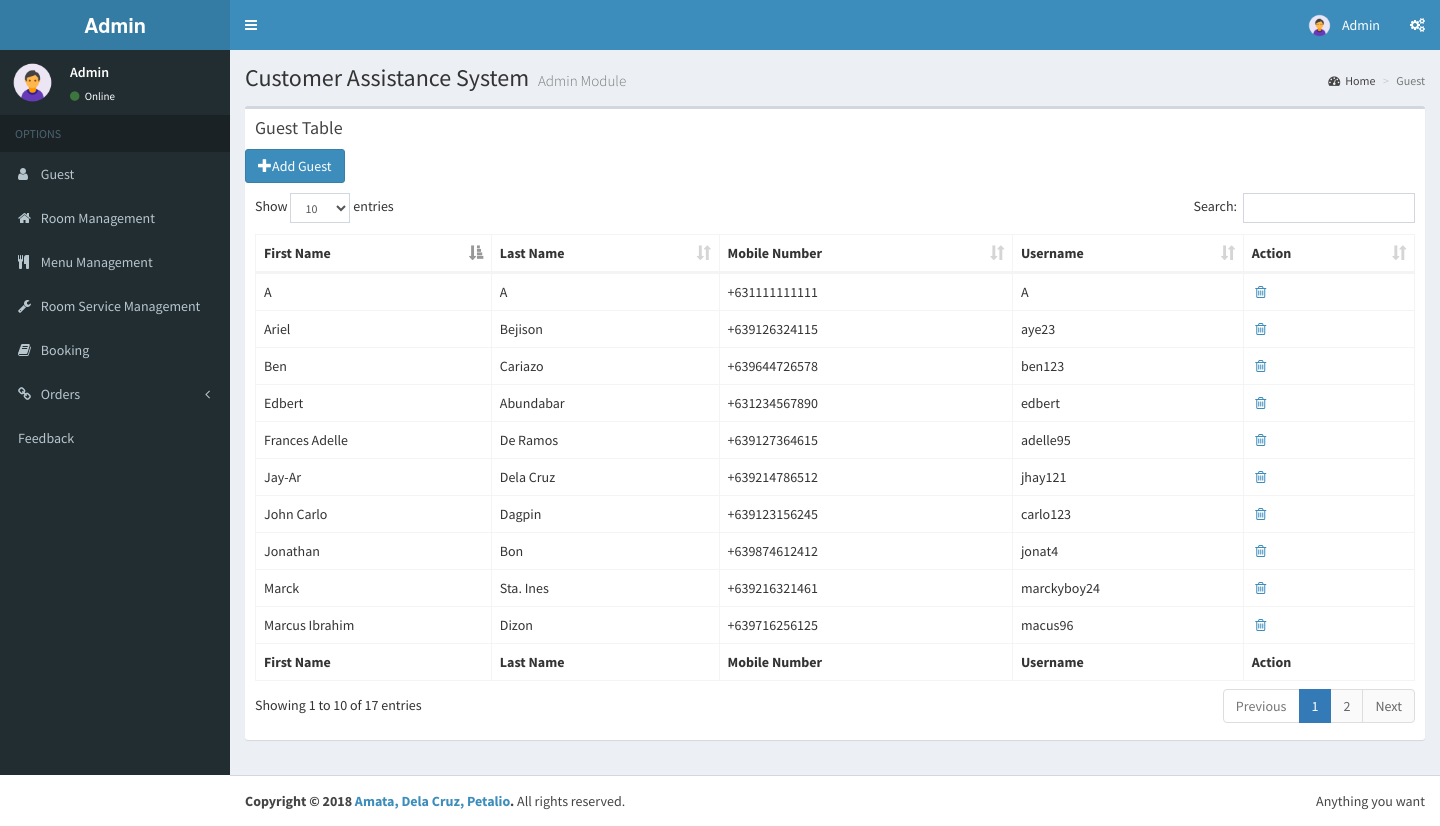
The app's page /guest.php (signed in) with its own data.
### tables this page shows
CREATE TABLE `guest` (
  `guest_id` int(11) NOT NULL,
  `first_name` varchar(255) NOT NULL,
  `last_name` varchar(255) NOT NULL,
  `g_mobile_num` varchar(255) NOT NULL,
  `username` varchar(16) NOT NULL,
  `password` varchar(16) NOT NULL
);

### guest.php (the view, shortened to what this page needs)
<?php
include 'backend/PHPtoMySQL.php';
?>
<!DOCTYPE html>
<html>
<head>
  <link rel="stylesheet" href="assets/css/bootstrap.min.css">
  <link rel="stylesheet" href="https://cdnjs.cloudflare.com/ajax/libs/font-awesome/4.5.0/css/font-awesome.min.css">
  <link rel="stylesheet" href="https://cdnjs.cloudflare.com/ajax/libs/ionicons/2.0.1/css/ionicons.min.css">
  <link rel="stylesheet" href="assets/dist/css/AdminLTE.min.css">
  <link rel="stylesheet" href="assets/dist/css/skins/skin-blue.min.css">
  <link href="https://gitcdn.github.io/bootstrap-toggle/2.2.2/css/bootstrap-toggle.min.css" rel="stylesheet">
      <link rel="stylesheet" href="assets/plugins/datatables/dataTables.bootstrap.css">
</head>
<body class="hold-transition skin-blue sidebar-mini" data-spy="scroll" data-target=".navbar" data-offset="50">
<div class="wrapper">
  <header class="main-header">
    <a href="home.php" class="logo">
      <span class="logo-lg"><b>Admin</b> </span>
    </a>
    <nav class="navbar navbar-static-top" role="navigation">
      <a href="#" class="sidebar-toggle" data-toggle="offcanvas" role="button">
      </a>
      <div class="navbar-custom-menu">
        <ul class="nav navbar-nav">
          <li class="dropdown user user-menu">
            <a href="#" class="dropdown-toggle" data-toggle="dropdown">
              <img src="assets/dist/img/admin.png" class="user-image" alt="User Image">
              <span class="hidden-xs">Admin</span>
            </a>
          </li>
          <li>
            <a href="#" data-toggle="control-sidebar"><i class="fa fa-gears"></i></a>
          </li>
        </ul>
      </div>
    </nav>
  </header>
  <aside class="main-sidebar">
    <section class="sidebar">
      <div class="user-panel">
        <div class="pull-left image">
          <img src="assets/dist/img/admin.png" class="img-circle" alt="User Image">
        </div>
        <div class="pull-left info">
          <p>Admin</p>
          <a href="#"><i class="fa fa-circle text-success"></i> Online</a>
        </div>
      </div>
      <ul class="sidebar-menu">
        <li class="header">OPTIONS</li>
        <li><a href="guest.php"><i class="fa fa fa-user"></i> <span>Guest</span></a></li>
        <li><a href="room.php"><i class="fa fa-home"></i> <span>Room Management</span></a></li>
        <li><a href="menu.php"><i class="fa fa fa-cutlery"></i> <span>Menu Management</span></a></li>
        <li><a href="room_service.php"><i class="fa fa fa-wrench"></i> <span>Room Service Management</span></a></li>
        <li><a href="booking.php"><i class="fa fa fa-book"></i> <span>Booking</span></a></li>
        <li class="treeview">
          <a href="#"><i class="fa fa-link"></i> <span>Orders</span>
            <span class="pull-right-container">
              <i class="fa fa-angle-left pull-right"></i>
            </span>
          </a>
        </li>
        <li><a href="feedback.php"><i class="ion ion-stats-bars"></i> <span>Feedback</span></a></li>
      </ul>
     </section>
  </aside>
  <div class="content-wrapper">
    <section class="content-header">
      <h1>
        Customer Assistance System
        <small>Admin Module</small>
      </h1>
      <ol class="breadcrumb">
        <li><a href="#"><i class="fa fa-dashboard"></i>Home</a></li>
        <li class="active">Guest</li>
      </ol>
    </section>
    <section class="content">
      <div class="box">
        <div class="box-header">
          <h3 class="box-title">Guest Table</h3>
        </div>
            <a type="button" href="#" id="btnAddroom" class="btn btn-small btn-primary dropdown-toggle" data-toggle="modal" data-target="#myModalAdd">
              <i class="glyphicon glyphicon-plus"></i>Add Guest
          </a>
         <div class="box-body">
              <table id="example1" class="table table-bordered table-hover">
                <thead>
                <tr>
                  <th>First Name</th>
                  <th>Last Name</th>
                  <th>Mobile Number</th>
                 <th>Username</th>
                  <th>Action</th>
                </tr>
                </thead>
                <tbody>
                <?php
                    $sql = "SELECT * FROM guest ";
                    $result = mysqli_query($conn, $sql);
if (mysqli_num_rows($result) > 0) {
      while($row = mysqli_fetch_assoc($result)) {
        $guest_id = $row['guest_id'];
        $first_name = $row['first_name'];
        $last_name = $row['last_name'];
        $g_mobile_num = $row['g_mobile_num'];
        $username = $row['username'];
                      echo "<tr>";
          if(isset($_POST['submit'])){
                      if($_POST['id'] == $guest_id){
                        echo "<form method=\"post\" action=\"backend/guest/guest_edit.php\">";
                            echo "<td><input type=\"text\" placeholder=\"".$first_name."\" name=\"first_name\" size=\"10\"></td>";
                            echo "<td><input type=\"text\" placeholder=\"".$last_name."\" name=\"last_name\" size=\"10\"></td>";
                            echo "<td><input type=\"email\" placeholder=\"".$g_mobile_num."\" name=\"number\" size=\"25\"></td>";
                            echo "<td><input type=\"text\" placeholder=\"".$username."\" name=\"username\" size=\"10\"></td>";
                            echo "<td><form action=\"\" method=\"post\">
                            <input type=\"hidden\" value=".$guest_id." name=\"id\">
                            <input type=\"submit\" value=\"Save\" name=\"Save\"\></form></td>";
                      }
                        else{
                          echo "<td>".$first_name."</td>";
                          echo "<td>".$last_name."</td>";
                          echo "<td>".$g_mobile_num."</td>";
                          echo "<td>".$username."</td>";
                        echo "<td>
                        <form action=\"\" method=\"post\">
                                      <input type=\"hidden\" value=".$guest_id." name=\"id\">
                                      <!--<a> <input type=\"submit\" class=\"fa fa-edit\" value=\"Edit\" name=\"submit\"\>
                                      </a>-->
                                      ";
                                        echo"
                                      <a class = \"fa fa-fw fa-trash-o\" href=\"backend/guest/guest_delete.php?id=".$guest_id."\" onclick=\"return confirm('Confirm Delete');\"></a>
                                   </form>
                            </td>";
                         }
          }
          else{
            echo "<td>".$first_name."</td>";
            echo "<td>".$last_name."</td>";
            echo "<td>".$g_mobile_num."</td>";
            echo "<td>".$username."</td>";
            echo "<td><form action=\"\" method=\"post\">
                                      <input type=\"hidden\" value=".$guest_id." name=\"id\">
                                      <!--<a> <input type=\"submit\" class=\"fa fa-edit\" value=\"Edit\" name=\"submit\"\>
                                      </a>-->";
                                        echo"
                                      <a class = \"fa fa-fw fa-trash-o\" href=\"backend/guest/guest_delete.php?id=".$guest_id."\" onclick=\"return confirm('Confirm Delete');\"></a>
                                   </form>
                            </td>";
          }
          echo "</tr>";
      }
  }
               else {
                    echo "0 results";
                }
?>
                </tbody>
                 <tfoot>
                <tr>
                <th>First Name</th>
                  <th>Last Name</th>
                  <th>Mobile Number</th>
                 <th>Username</th>
                  <th>Action</th>
                </tr>
                </tfoot>
              </table>
            </div>
          </div>
        </div>
      </div>
  <footer class="main-footer">
    <div class="pull-right hidden-xs">
      Anything you want
    </div>
    <strong>Copyright &copy; 2018 <a href="#">Amata, Dela Cruz, Petalio</a>.</strong> All rights reserved.
   </footer>
</body>
</html>

### guest.php (style rules this page uses)
body { position: relative; }

### records on screen
guest: first_name "Ben", last_name "Cariazo", g_mobile_num "+639644726578", username "ben123"
guest: first_name "John Carlo", last_name "Dagpin", g_mobile_num "+639123156245", username "carlo123"
guest: first_name "Frances Adelle", last_name "De Ramos", g_mobile_num "+639127364615", username "adelle95"
guest: first_name "Jonathan", last_name "Bon", g_mobile_num "+639874612412", username "jonat4"
guest: first_name "Jay-Ar", last_name "Dela Cruz", g_mobile_num "+639214786512", username "jhay121"
guest: first_name "Marcus Ibrahim", last_name "Dizon", g_mobile_num "+639716256125", username "macus96"
guest: first_name "Ariel", last_name "Bejison", g_mobile_num "+639126324115", username "aye23"
guest: first_name "Marck", last_name "Sta. Ines", g_mobile_num "+639216321461", username "marckyboy24"
guest: first_name "Edbert", last_name "Abundabar", g_mobile_num "+631234567890", username "edbert"
guest: first_name "A", last_name "A", g_mobile_num "+631111111111", username "A"
